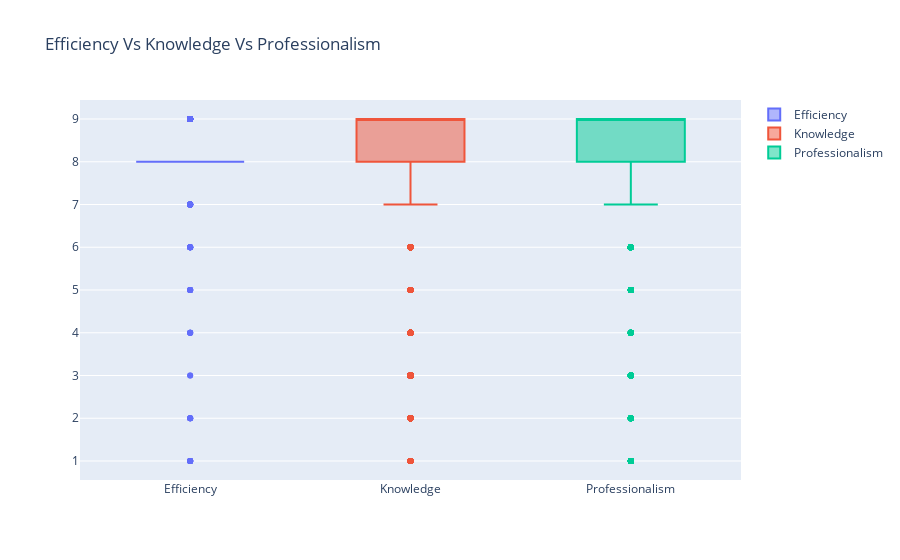

The notebook cell this image was saved under:
### Code cell
text_to_nan(data_survey,'ServiceSpecialistEfficiency_act')
text_to_nan(data_survey,'ServiceSpecialistKnowledge_act')
text_to_nan(data_survey,'ServiceSpecialistProfessionalism_act')
plotly_3_box(data_survey,'ServiceSpecialistEfficiency_act','ServiceSpecialistKnowledge_act','ServiceSpecialistProfessionalism_act',None,'Efficiency Vs Knowledge Vs Professionalism')

### Figure 1 — Plotly figure (JSON) as saved in the notebook; plotly's stock layout.template omitted (floating-point values rounded to 4 significant figures; data arrays with more than 128 entries replaced by an {"elided": "..."} marker saying what was removed)
{"data": [{"name": "Efficiency", "type": "box", "y": {"elided": "7823 int values"}}, {"name": "Knowledge", "type": "box", "y": {"elided": "7823 int values"}}, {"name": "Professionalism", "type": "box", "y": {"elided": "7823 int values"}}], "layout": {"title": {"text": "Efficiency Vs Knowledge Vs Professionalism"}}}
